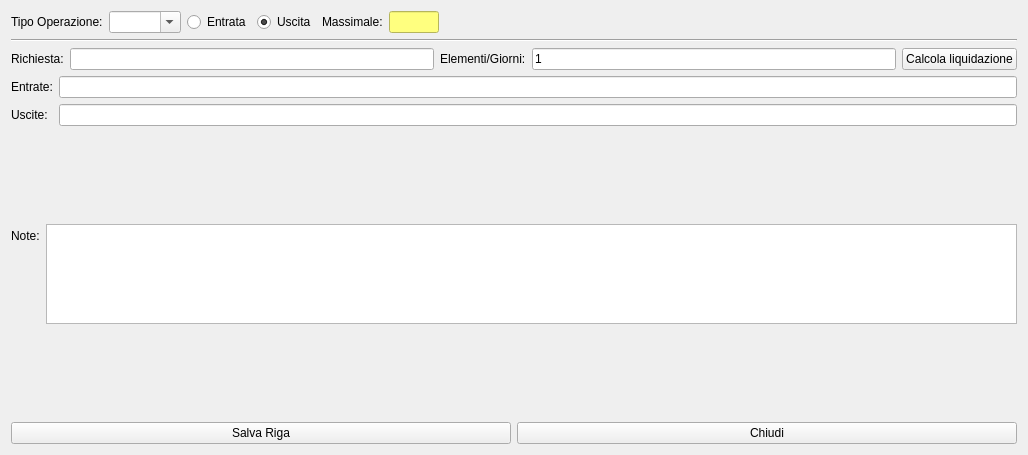
<?xml version="1.0" encoding="UTF-8"?>
<ui version="4.0">
 <class>CNuovaRigaRegistrazione</class>
 <widget class="QWidget" name="CNuovaRigaRegistrazione">
  <property name="windowModality">
   <enum>Qt::ApplicationModal</enum>
  </property>
  <property name="geometry">
   <rect>
    <x>0</x>
    <y>0</y>
    <width>1028</width>
    <height>455</height>
   </rect>
  </property>
  <property name="windowTitle">
   <string>Inserimento righe della registrazione</string>
  </property>
  <property name="windowIcon">
   <iconset resource="graphics.qrc">
    <normaloff>:/Resources/Plus.PNG</normaloff>:/Resources/Plus.PNG</iconset>
  </property>
  <layout class="QVBoxLayout" name="verticalLayout">
   <item>
    <layout class="QFormLayout" name="formLayout_3">
     <item row="0" column="0">
      <layout class="QHBoxLayout" name="horizontalLayout">
       <item>
        <widget class="QLabel" name="label">
         <property name="text">
          <string>Tipo Operazione:</string>
         </property>
        </widget>
       </item>
       <item>
        <widget class="QComboBox" name="cbTipoOpe">
         <property name="editable">
          <bool>true</bool>
         </property>
         <property name="insertPolicy">
          <enum>QComboBox::NoInsert</enum>
         </property>
        </widget>
       </item>
       <item>
        <widget class="QRadioButton" name="rbE">
         <property name="text">
          <string>Entrata</string>
         </property>
        </widget>
       </item>
       <item>
        <widget class="QRadioButton" name="rbU">
         <property name="text">
          <string>Uscita</string>
         </property>
         <property name="checked">
          <bool>true</bool>
         </property>
        </widget>
       </item>
      </layout>
     </item>
     <item row="0" column="1">
      <layout class="QFormLayout" name="formLayout_2">
       <item row="0" column="0">
        <widget class="QLabel" name="label_2">
         <property name="text">
          <string>Massimale:</string>
         </property>
        </widget>
       </item>
       <item row="0" column="1">
        <widget class="QLineEdit" name="leMassimale">
         <property name="maximumSize">
          <size>
           <width>50</width>
           <height>16777215</height>
          </size>
         </property>
         <property name="styleSheet">
          <string notr="true">background-color: rgb(255, 255, 127);</string>
         </property>
         <property name="readOnly">
          <bool>true</bool>
         </property>
        </widget>
       </item>
      </layout>
     </item>
    </layout>
   </item>
   <item>
    <widget class="Line" name="line">
     <property name="orientation">
      <enum>Qt::Horizontal</enum>
     </property>
    </widget>
   </item>
   <item>
    <layout class="QHBoxLayout" name="horizontalLayout_2">
     <item>
      <widget class="QLabel" name="lbrichiesta">
       <property name="text">
        <string>Richiesta:</string>
       </property>
      </widget>
     </item>
     <item>
      <widget class="QLineEdit" name="leRichiesta"/>
     </item>
     <item>
      <widget class="QLabel" name="lbElementi">
       <property name="text">
        <string>Elementi/Giorni:</string>
       </property>
      </widget>
     </item>
     <item>
      <widget class="QLineEdit" name="leElementi">
       <property name="text">
        <string>1</string>
       </property>
      </widget>
     </item>
     <item>
      <widget class="QPushButton" name="pbCalc">
       <property name="text">
        <string>Calcola liquidazione</string>
       </property>
       <property name="icon">
        <iconset resource="graphics.qrc">
         <normaloff>:/Resources/Arrow-Right.PNG</normaloff>:/Resources/Arrow-Right.PNG</iconset>
       </property>
      </widget>
     </item>
    </layout>
   </item>
   <item>
    <layout class="QGridLayout" name="gridLayout">
     <item row="0" column="0">
      <widget class="QLabel" name="lbEntrate">
       <property name="text">
        <string>Entrate:</string>
       </property>
      </widget>
     </item>
     <item row="0" column="1">
      <widget class="QLineEdit" name="leEntrate"/>
     </item>
     <item row="1" column="0">
      <widget class="QLabel" name="lbUscite">
       <property name="text">
        <string>Uscite:</string>
       </property>
      </widget>
     </item>
     <item row="1" column="1">
      <widget class="QLineEdit" name="leUscite"/>
     </item>
    </layout>
   </item>
   <item>
    <layout class="QFormLayout" name="formLayout">
     <item row="0" column="0">
      <widget class="QLabel" name="label_5">
       <property name="text">
        <string>Note:</string>
       </property>
      </widget>
     </item>
     <item row="0" column="1">
      <widget class="QPlainTextEdit" name="ptNote">
       <property name="maximumSize">
        <size>
         <width>16777215</width>
         <height>100</height>
        </size>
       </property>
      </widget>
     </item>
    </layout>
   </item>
   <item>
    <layout class="QHBoxLayout" name="horizontalLayout_4">
     <item>
      <widget class="QPushButton" name="pushButton">
       <property name="text">
        <string>Salva Riga</string>
       </property>
       <property name="icon">
        <iconset resource="graphics.qrc">
         <normaloff>:/Resources/save-icon.png</normaloff>:/Resources/save-icon.png</iconset>
       </property>
       <property name="iconSize">
        <size>
         <width>32</width>
         <height>32</height>
        </size>
       </property>
      </widget>
     </item>
     <item>
      <widget class="QPushButton" name="pushButton_2">
       <property name="text">
        <string>Chiudi</string>
       </property>
       <property name="icon">
        <iconset resource="graphics.qrc">
         <normaloff>:/Resources/Actions-window-close-icon.png</normaloff>:/Resources/Actions-window-close-icon.png</iconset>
       </property>
       <property name="iconSize">
        <size>
         <width>32</width>
         <height>32</height>
        </size>
       </property>
      </widget>
     </item>
    </layout>
   </item>
  </layout>
 </widget>
 <resources>
  <include location="graphics.qrc"/>
 </resources>
 <connections/>
</ui>
